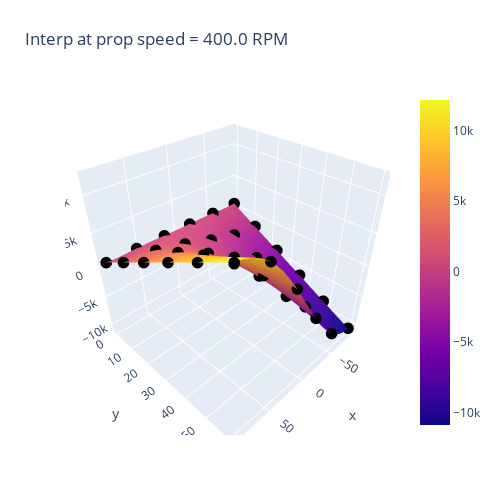

The notebook cell saved with this chart:
### Code cell
fig = go.Figure(
    data=[
        go.Surface(
            z=y_data_interp_plt, y=airspeed_mat_i[:, :, 0], x=discangle_mat_i[:, :, 0]
        ),
        # go.Surface(
        #     z=y_data_interp_plt + 300 * np.sqrt(y_data_s2_plt),
        #     y=airspeed_mat_i[:, :, 0],
        #     x=discangle_mat_i[:, :, 0],
        # ),
        go.Scatter3d(
            x=plot_trend_df.discangle,
            y=plot_trend_df.airspeed,
            z=plot_trend_df.load,
            mode="markers",
            marker=dict(color="black", size=4),
        ),
    ]
)

fig.update_layout(
    title=f"Interp at prop speed = {plot_rpm} RPM",
    autosize=False,
    width=500,
    height=500,
    margin=dict(l=65, r=50, b=65, t=90),
)

fig.show()

### Figure 1 — Plotly figure (JSON) as saved in the notebook; plotly's stock layout.template omitted (floating-point values rounded to 4 significant figures; data arrays with more than 128 entries replaced by an {"elided": "..."} marker saying what was removed)
{"data": [{"type": "surface", "x": {"elided": "57x58 float values"}, "y": {"elided": "57x58 float values"}, "z": {"elided": "57x58 float values"}}, {"marker": {"color": "black", "size": 4}, "mode": "markers", "type": "scatter3d", "x": [-90, -90, -90, -90, -90, -90, -54, -54, -54, -54, -54, -54, -18, -18, -18, -18, -18, -18, 18.0, 18.0, 18.0, 18.0, 18.0, 18.0, 54, 54, 54, 54, 54, 54, 90, 90, 90, 90, 90, 90], "y": [0, 12, 24, 36.0, 48, 60, 0, 12, 24, 36.0, 48, 60, 0, 12, 24, 36.0, 48, 60, 0, 12, 24, 36.0, 48, 60, 0, 12, 24, 36.0, 48, 60, 0, 12, 24, 36.0, 48, 60], "z": [640.0, -1664.0, -3968.0, -6272.0, -8576.0, -10880.0, 640.0, -1224.0, -3088.0, -4952.0, -6816.0, -8680.0, 640.0, -71.98, -784.0, -1496.0, -2208.0, -2920.0, 640.0, 1352.0, 2064.0, 2776.0, 3488.0, 4200.0, 640.0, 2504.0, 4368.0, 6232.0, 8096.0, 9960.0, 640.0, 2944.0, 5248.0, 7552.0, 9856.0, 12160.0]}], "layout": {"autosize": false, "height": 500, "margin": {"b": 65, "l": 65, "r": 50, "t": 90}, "title": {"text": "Interp at prop speed = 400.0 RPM"}, "width": 500}}
